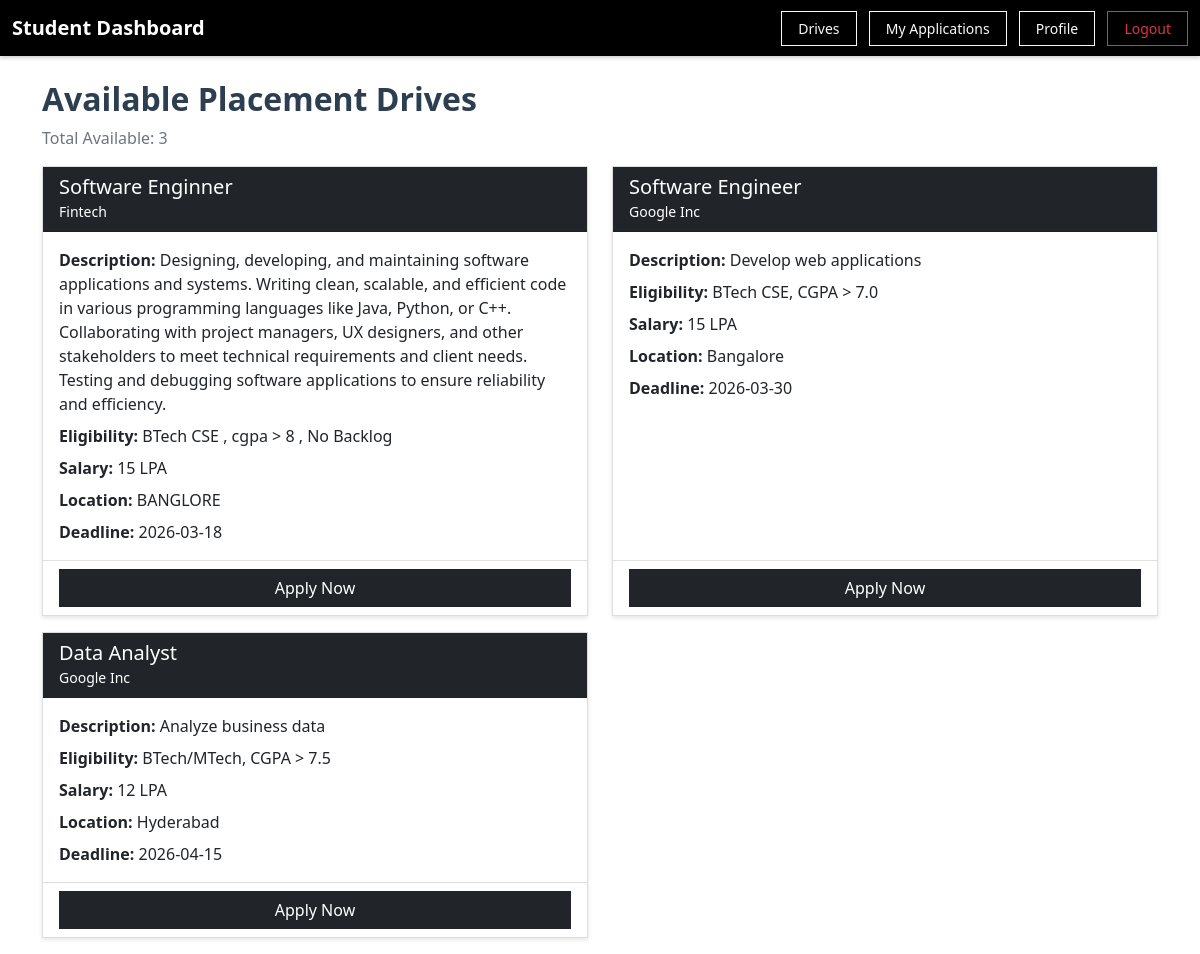
Screenshot of /student/drives (signed in) with the database file from the repository.
### tables this page shows
CREATE TABLE placement_drives (
            id INTEGER PRIMARY KEY AUTOINCREMENT,
            company_id INTEGER NOT NULL,
            job_title TEXT NOT NULL,
            job_description TEXT,
            eligibility_criteria TEXT,
            salary TEXT,
            location TEXT,
            application_deadline DATE,
            status TEXT DEFAULT 'pending',
            created_at TIMESTAMP DEFAULT CURRENT_TIMESTAMP,
            FOREIGN KEY (company_id) REFERENCES companies(id)
        );

CREATE TABLE companies (
            id INTEGER PRIMARY KEY AUTOINCREMENT,
            user_id INTEGER NOT NULL,
            company_name TEXT NOT NULL,
            hr_name TEXT,
            hr_contact TEXT,
            website TEXT,
            approval_status TEXT DEFAULT 'pending',
            created_at TIMESTAMP DEFAULT CURRENT_TIMESTAMP,
            FOREIGN KEY (user_id) REFERENCES users(id)
        );

### app.py (the view)
@app.route('/student/drives')
def student_drives():
    if 'user_id' not in session or session.get('role') != 'student':
        flash('Please login as student first!', 'danger')
        return redirect(url_for('login'))
    conn = get_db()
    cursor = conn.cursor()
    cursor.execute("SELECT * FROM students WHERE user_id = ?", (session['user_id'],))
    student = cursor.fetchone()
    cursor.execute('''
        SELECT placement_drives.*, companies.company_name
        FROM placement_drives
        JOIN companies ON placement_drives.company_id = companies.id
        WHERE placement_drives.status = 'approved'
        ORDER BY placement_drives.application_deadline ASC
    ''')
    drives = cursor.fetchall()
    conn.close()
    return render_template('student_drives.html', drives=drives, student=student)

### app.py (called while the page is built)
def get_db():
    conn = sqlite3.connect(DATABASE)
    conn.row_factory = sqlite3.Row
    return conn

### templates/student_drives.html (shortened to what this page needs)
<!DOCTYPE html>
<html>
<head>
    <link href="https://cdn.jsdelivr.net/npm/bootstrap@5.1.3/dist/css/bootstrap.min.css" rel="stylesheet">
</head>
<body>
    <nav class="navbar navbar-dark">
        <div class="container-fluid">
            <a class="navbar-brand fs-5 fw-bold" href="/student/dashboard"> Student Dashboard</a>
            <div>
                <a href="/student/drives" class="btn btn-outline-light btn-sm me-2">Drives</a>
                <a href="/student/my-applications" class="btn btn-outline-light btn-sm me-2">My Applications</a>
                <a href="/student/profile" class="btn btn-outline-light btn-sm me-2">Profile</a>
                <a href="/logout" class="btn btn-outline-danger btn-sm">Logout</a>
            </div>
        </div>
    </nav>
    <div class="container mt-4">
        <h2>Available Placement Drives</h2>
        <p class="text-muted">Total Available: {{ drives|length }}</p>
        <div class="row">
            {% if drives %}
                {% for drive in drives %}
                <div class="col-md-6 mb-3">
                    <div class="card h-100">
                        <div class="card-header bg-dark text-white">
                            <h5 class="mb-0">{{ drive.job_title }}</h5>
                            <small>{{ drive.company_name }}</small>
                        </div>
                        <div class="card-body">
                            <p class="mb-2"><strong>Description:</strong> {{ drive.job_description }}</p>
                            <p class="mb-2"><strong>Eligibility:</strong> {{ drive.eligibility_criteria }}</p>
                            <p class="mb-2"><strong>Salary:</strong> {{ drive.salary }}</p>
                            <p class="mb-2"><strong>Location:</strong> {{ drive.location }}</p>
                            <p class="mb-0"><strong>Deadline:</strong> {{ drive.application_deadline }}</p>
                        </div>
                        <div class="card-footer bg-white">
                            <a href="/student/apply/{{ drive.id }}"
                               class="btn btn-dark w-100"
                               onclick="return confirm('Apply for {{ drive.job_title }} at {{ drive.company_name }}?')">
                                Apply Now
                            </a>
                        </div>
                    </div>
                </div>
                {% endfor %}
            {% else %}
                <div class="col-12">
                    <div class="alert alert-info">
                        No approved placement drives available right now. Check back later!
                    </div>
                </div>
            {% endif %}
        </div>
    </div>
</body>
</html>

### templates/student_drives.html (style rules this page uses)
body { background: #ffffff; min-height: 100vh; }
.navbar { background: #000000 !important; box-shadow: 0 2px 4px rgba(0,0,0,0.2); }
.card { border-radius: 0; border: 1px solid #ddd; box-shadow: 0 2px 4px rgba(0, 0, 0, 0.1); transition: transform 0.2s; }
.card-header { border-radius: 0 !important; }
.card-footer { border-radius: 0 !important; }
.btn { border-radius: 0; font-weight: 500; }
.btn-sm { padding: 6px 16px; }
h2 { font-weight: 700; color: #2c3e50; }

### rows the page displays
placement_drives: job_title "Software Enginner", company_name "Fintech", job_description "Designing, developing, and maintaining software applications and systems. Writing clean, scalable, and efficient code in various programming languages like Java, Python, or C++. Collaborating with project managers, UX designers, and other stakeholders to meet technical requirements and client needs. Testing and debugging software applications to ensure reliability and efficiency.", eligibility_criteria "BTech CSE , cgpa > 8 , No Backlog", salary "15 LPA", location "BANGLORE", application_deadline "2026-03-18"
placement_drives: job_title "Software Engineer", company_name "Google Inc", job_description "Develop web applications", eligibility_criteria "BTech CSE, CGPA > 7.0", salary "15 LPA", location "Bangalore", application_deadline "2026-03-30"
placement_drives: job_title "Data Analyst", company_name "Google Inc", job_description "Analyze business data", eligibility_criteria "BTech/MTech, CGPA > 7.5", salary "12 LPA", location "Hyderabad", application_deadline "2026-04-15"

### other values shown
{{ drives|length }} "3"
